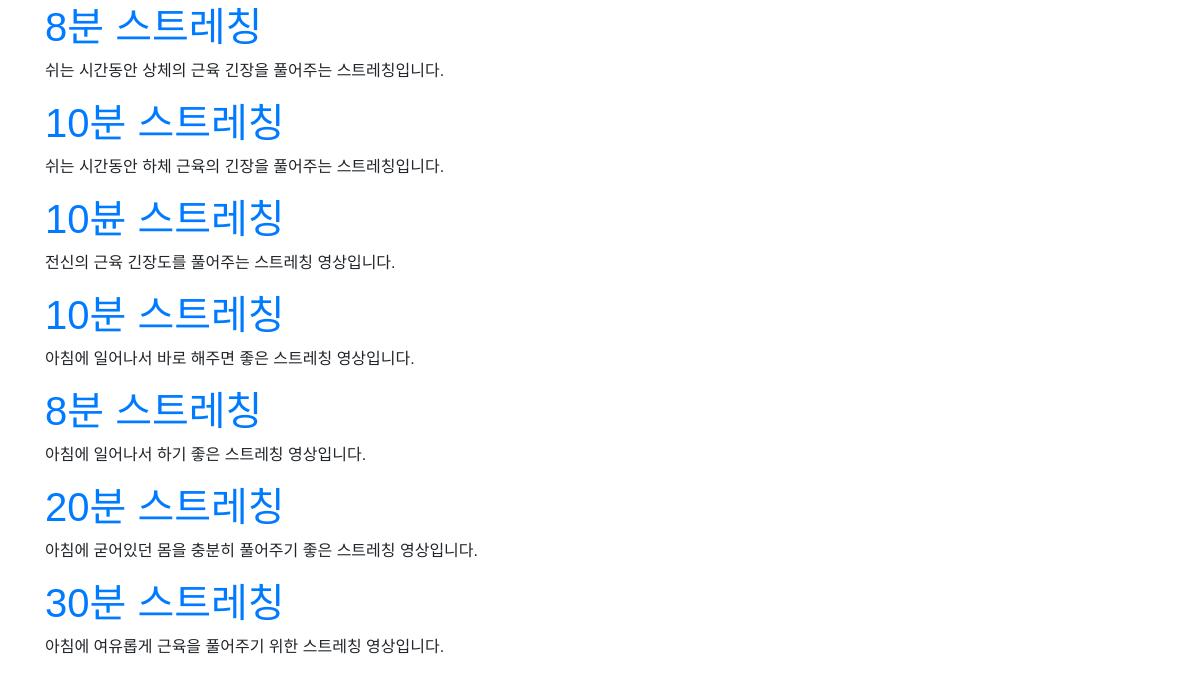
/list (lower part), run on an earlier commit of the app's database.
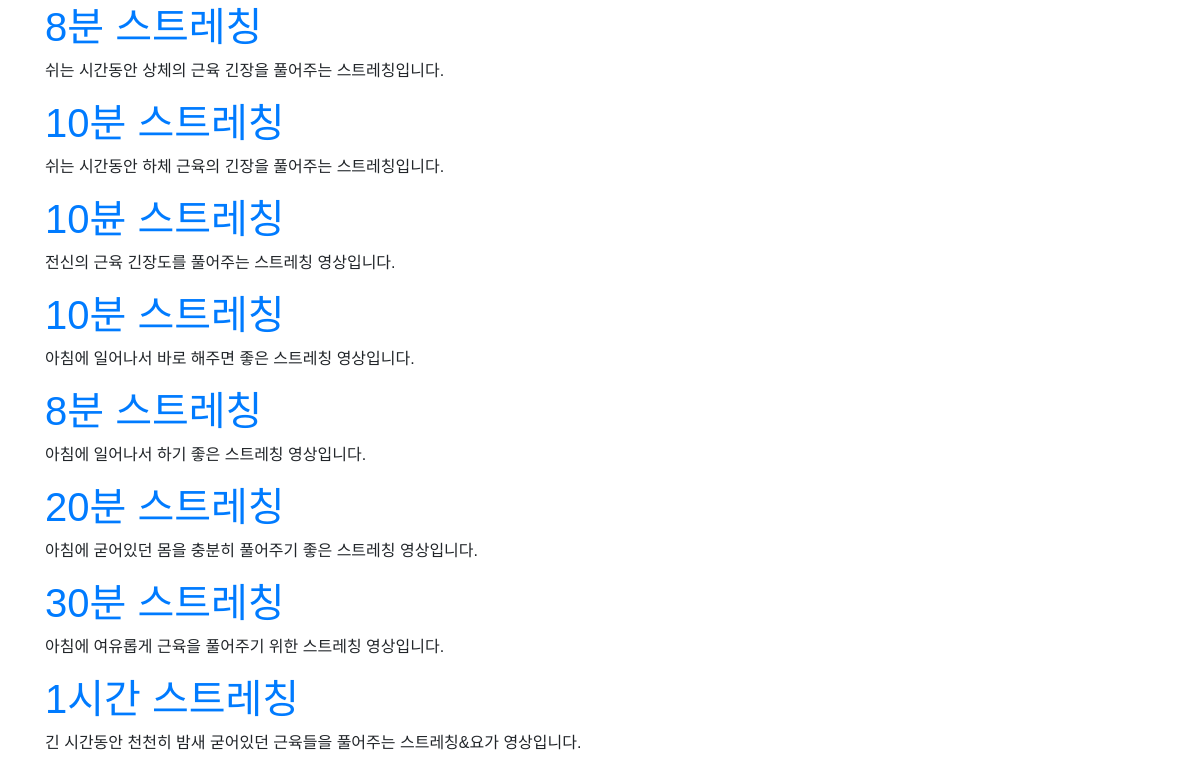
And on a later commit of the database.
### fitweb/models.py (models this page shows, shortened)
class Post(models.Model):
    objects_num = models.CharField(max_length=200, default='')
    Header_first = models.CharField(max_length=200, default='')
    Header_second = models.CharField(max_length=200, default='')
    Header_third = models.CharField(max_length=200, default='', blank=True)
    author = models.ForeignKey(settings.AUTH_USER_MODEL, on_delete=models.CASCADE)
    title = models.CharField(max_length=200, default='')
    video = EmbedVideoField(blank=True)
    text = models.TextField()
    created_date = models.DateTimeField(
            default=timezone.now)
    published_date = models.DateTimeField(
            blank=True, null=True)

### fitweb/views.py (the view)
# urls.py: path('list', views.list, name='list'),
def list(request):
    posts = Post.objects.all()
    return render(request, 'fitweb/list.html', {'posts': posts})

### fitweb/templates/fitweb/list.html (shortened to what this page needs)
{% load embed_video_tags %}
{% load static %}
<html>
    <head>
        <link rel="stylesheet" href="https://maxcdn.bootstrapcdn.com/bootstrap/4.0.0-beta/css/bootstrap.min.css">
        <link rel="stylesheet" href="{% static "css/main.css" %}">
    </head>
<body>
<div class="content container">
    {% for post in posts %}
        <div class="post">
            <h1><a href="{% url 'detail' pk=post.pk %}">{{ post.title }}</a></h1>
            <p>{{ post.text|linebreaksbr }}</p>
        </div>
    {% endfor %}
</div>
</body>
</html>

What changed in the data, as far as the page shows it:
added Post: title "1시간 스트레칭", text "긴 시간동안 천천히 밤새 굳어있던 근육들을 풀어주는 스트레칭&요가 영상입니다."
